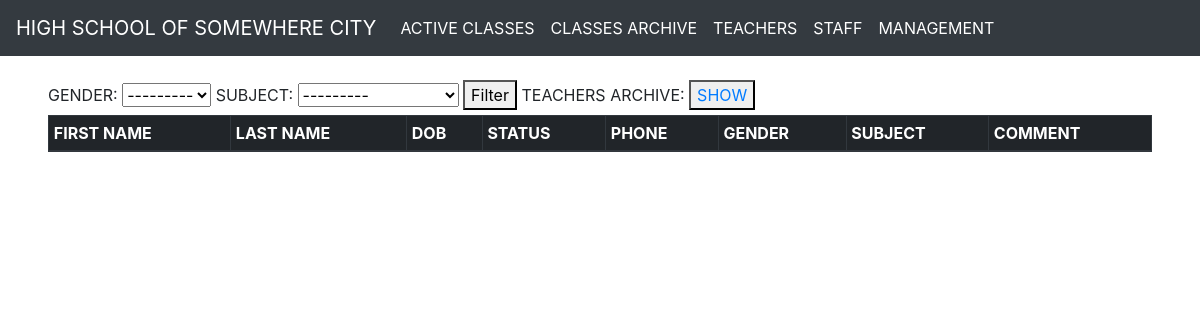
The page /teacher/archive/ on the database as committed earlier.
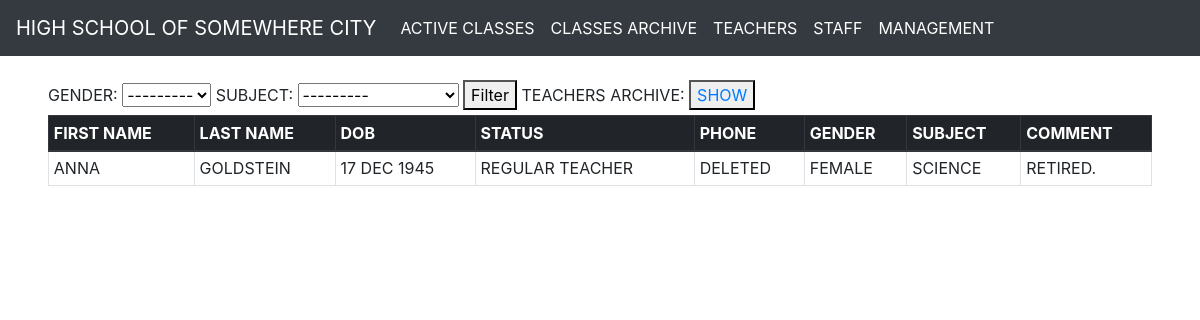
The same page on the database as committed later.
### apps/main/models.py (models this page shows, shortened)
class PersonsCommonInfo(models.Model):
    first_name = models.CharField(max_length=50)
    last_name = models.CharField(max_length=50)
    date_of_birth = models.DateField(null=True, blank=True)
    is_active = models.BooleanField(default=True)
    comment = models.TextField(null=True, blank=True)
    date_of_create = models.DateTimeField(auto_now_add=True)
    date_of_update = models.DateTimeField(auto_now=True)
    gender = models.ForeignKey("Gender", on_delete=models.DO_NOTHING)
    class Meta:
        abstract = True

class Teacher(PersonsCommonInfo):
    teacher_id = models.BigAutoField(primary_key=True)
    is_classroom = models.BooleanField(null=True, blank=True, default=False)
    phone = models.CharField(null=True, blank=True, max_length=15, validators=[MinLengthValidator(7)])
    subject = models.ForeignKey("Subject", on_delete=models.DO_NOTHING)
    class Meta:
        db_table = "teacher"

class Gender(models.Model):
    gender_id = models.SmallAutoField(primary_key=True)
    name = models.CharField(max_length=6)
    def __str__(self):
        return self.name
    class Meta:
        db_table = "gender"

class Subject(models.Model):
    subject_id = models.SmallAutoField(primary_key=True)
    name = models.CharField(max_length=50)
    def __str__(self):
        return self.name
    class Meta:
        db_table = "subject"

### apps/main/views.py (the view)
# urls.py: path("teacher/archive/", TeacherList.as_view(), name="teacher_archive"),
class TeacherList(generic.ListView, utils.GeneralContext):
    queryset = Teacher.objects.select_related("gender", "subject").only(
        "first_name", "last_name", "date_of_birth", "is_classroom", "phone", "gender", "subject", "comment")
    template_name = "main/teacher_list.html"
    context_object_name = "teachers"
    def get_queryset(self):
        is_active = True
        if self.request.path == "/teacher/archive/":
            is_active = False
        qs = super().get_queryset().filter(is_active=is_active)
        if self.request.GET and not self.request.GET.get("page"):
            kwargs = {item: self.request.GET.get(item) for item in self.request.GET if self.request.GET.get(item)}
            qs = qs.filter(**kwargs)
        return qs
    def get_context_data(self, **kwargs):
        general_context = super().get_general_context()
        main_context = super().get_context_data(**kwargs)
        context = dict(list(general_context.items()) + list(main_context.items()))
        title = "Teachers"
        form = FilterForm()
        if self.request.path == "/teacher/archive/":
            title = "Teachers archive"
        context["title"] = title
        context["forms"] = form
        return context

### apps/main/forms.py
class FilterForm(forms.Form):
    gender = forms.ModelChoiceField(queryset=Gender.objects.all(), required=False, label="GENDER")
    subject = forms.ModelChoiceField(queryset=Subject.objects.all(), required=False, label="SUBJECT")
    year_of_foundation = forms.ChoiceField(choices=make_year_fields(SCHOOL_FOUNDATION_YEAR, class_years), required=False)
    classroom_teacher = forms.ModelChoiceField(queryset=Teacher.objects.all(), required=False, label="TEACHER")
    profession = forms.ModelChoiceField(queryset=Profession.objects.all(), required=False, label="PROFESSION")

### apps/main/utils.py (called while the page is built)
    def get_general_context(self, **kwargs):
        context = kwargs
        menu = main_menu.copy()
        context["menu"] = menu
        return context

### apps/main/templates/main/teacher_list.html (shortened to what this page needs)
{% extends 'main/base.html' %}
{% block content %}
<form method="GET">
    <label>GENDER: </label>
    {{forms.gender}}
    <label>SUBJECT: </label>
    {{forms.subject}}
    <button type="Submit">Filter</button>
    <label>TEACHERS ARCHIVE: </label>
    <button type="button"><a href="{% url 'teacher_archive' %}">SHOW</a></button>
</form>
<table class="table table-sm table-bordered">
    <thead class="thead-dark">
        <tr>
            <th scope="col">FIRST NAME</th>
            <th scope="col">LAST NAME</th>
            <th scope="col">DOB</th>
            <th scope="col">STATUS</th>
            <th scope="col">PHONE</th>
            <th scope="col">GENDER</th>
            <th scope="col">SUBJECT</th>
            <th scope="col">COMMENT</th>
        </tr>
    </thead>
    {% for teacher in teachers %}
        <tr>
            <td>{{teacher.first_name}}</td>
            <td>{{teacher.last_name}}</td>
            <td>{{ teacher.date_of_birth|date:"d M Y"|upper }}</td>
            {% if teacher.is_classroom %}
                <td>CLASSROOM TEACHER</td>
            {% else %}
                <td>REGULAR TEACHER</td>
            {% endif %}
            <td>{{teacher.phone|default_if_none:""}}</td>
            <td>{{teacher.gender.name|upper}}</td>
            <td>{{teacher.subject.name|upper}}</td>
            <td>{{teacher.comment|default_if_none:""|upper}}</td>
        </tr>
    {% endfor %}
</table>
<div class="pagination">
</div>
{% endblock content %}

Rows that differ between the two databases and show on the page:
added Teacher: first_name "ANNA", last_name "GOLDSTEIN", date_of_birth "17 DEC 1945", is_classroom "REGULAR TEACHER", phone "DELETED", gender.name "FEMALE", subject.name "SCIENCE", comment "RETIRED."
